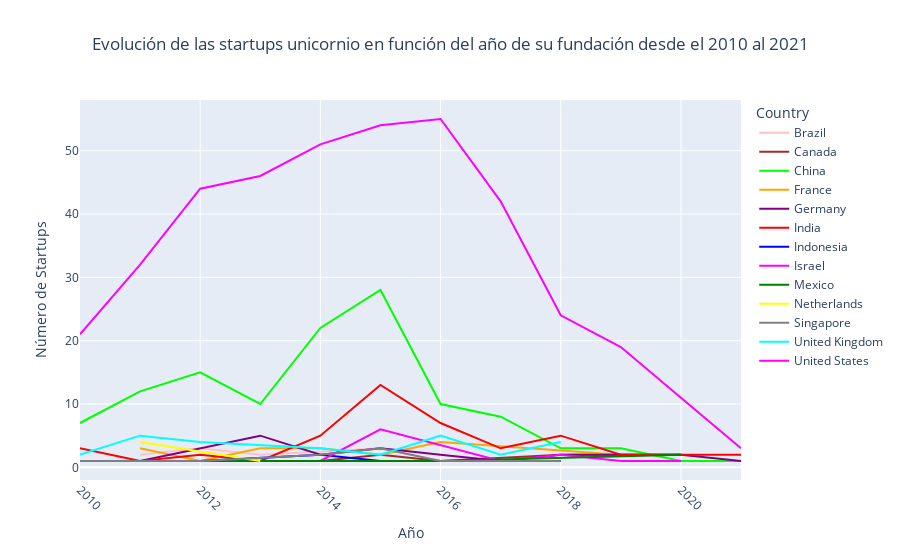

Notebook source saved alongside this figure:
### Code cell
# Convierte la columna "Founded Year" a valores numéricos
df_unicorns['Founded Year'] = pd.to_numeric(df_unicorns['Founded Year'], errors='coerce')

# Filtra unicornios creados a partir de 2010
df_unicorns_recent = df_unicorns[df_unicorns['Founded Year'] >= 2010]

# Crea un DataFrame con el recuento de unicornios por país
startup_counts = df_unicorns_recent.groupby(['Country']).size().reset_index(name='Count')

# Ordena el DataFrame por el número de startups de manera descendente
startup_counts = startup_counts.sort_values(by='Count', ascending=False)

# Selecciona los 13 países con más startups
top_13_countries = startup_counts.head(13)

# Crea un DataFrame con el recuento de unicornios por país y año
startup_counts = df_unicorns_recent.groupby(['Country', 'Founded Year']).size().reset_index(name='Count')

# Filtra las filas solo para los países que están en el top 13
startup_counts = startup_counts[startup_counts['Country'].isin(top_13_countries['Country'])]

# Define una paleta de colores personalizada
# colors = ['red', 'blue', 'green', 'orange', 'purple', 'pink', 'brown', 'cyan', 'magenta', 'yellow', 'gray', 'olive', 'lime']
colors = ['pink', 'brown', 'lime', 'orange', 'purple', 'red', 'blue', 'magenta', 'green', 'yellow', 'gray', 'cyan', 'magenta']


# Crea un gráfico de líneas con colores personalizados
fig = px.line(startup_counts, x='Founded Year', y='Count', color='Country',
              labels={'Founded Year': 'Año', 'Count': 'Número de Startups'},
              title='Evolución de Startups Unicornios en los 13 Países Principales a lo largo de los Años',
              color_discrete_sequence=colors)  # Especifica la secuencia de colores

# Añade rotación a las etiquetas del eje x
fig.update_xaxes(tickangle=45)
# Centra el título de la gráfica
fig.update_layout(title_text='Evolución de las startups unicornio en función del año de su fundación desde el 2010 al 2021', title_x=0.5)

# Muestra el gráfico
fig.show()

### Figure 1 — Plotly figure (JSON) as saved in the notebook; plotly's stock layout.template omitted (floating-point values rounded to 4 significant figures)
{"data": [{"hovertemplate": "Country=Brazil<br>Año=%{x}<br>Número de Startups=%{y}<extra></extra>", "legendgroup": "Brazil", "line": {"color": "pink", "dash": "solid"}, "marker": {"symbol": "circle"}, "mode": "lines", "name": "Brazil", "orientation": "v", "showlegend": true, "type": "scatter", "x": [2011, 2012, 2013, 2015, 2016, 2018], "xaxis": "x", "y": [2, 3, 2, 3, 1, 1], "yaxis": "y"}, {"hovertemplate": "Country=Canada<br>Año=%{x}<br>Número de Startups=%{y}<extra></extra>", "legendgroup": "Canada", "line": {"color": "brown", "dash": "solid"}, "marker": {"symbol": "circle"}, "mode": "lines", "name": "Canada", "orientation": "v", "showlegend": true, "type": "scatter", "x": [2010, 2011, 2014, 2015, 2016, 2018, 2020], "xaxis": "x", "y": [1, 1, 1, 2, 1, 2, 2], "yaxis": "y"}, {"hovertemplate": "Country=China<br>Año=%{x}<br>Número de Startups=%{y}<extra></extra>", "legendgroup": "China", "line": {"color": "lime", "dash": "solid"}, "marker": {"symbol": "circle"}, "mode": "lines", "name": "China", "orientation": "v", "showlegend": true, "type": "scatter", "x": [2010, 2011, 2012, 2013, 2014, 2015, 2016, 2017, 2018, 2019, 2020, 2021], "xaxis": "x", "y": [7, 12, 15, 10, 22, 28, 10, 8, 3, 3, 1, 1], "yaxis": "y"}, {"hovertemplate": "Country=France<br>Año=%{x}<br>Número de Startups=%{y}<extra></extra>", "legendgroup": "France", "line": {"color": "orange", "dash": "solid"}, "marker": {"symbol": "circle"}, "mode": "lines", "name": "France", "orientation": "v", "showlegend": true, "type": "scatter", "x": [2011, 2012, 2013, 2014, 2015, 2016, 2019], "xaxis": "x", "y": [3, 1, 3, 3, 2, 4, 2], "yaxis": "y"}, {"hovertemplate": "Country=Germany<br>Año=%{x}<br>Número de Startups=%{y}<extra></extra>", "legendgroup": "Germany", "line": {"color": "purple", "dash": "solid"}, "marker": {"symbol": "circle"}, "mode": "lines", "name": "Germany", "orientation": "v", "showlegend": true, "type": "scatter", "x": [2011, 2013, 2014, 2015, 2016, 2017, 2018, 2020, 2021], "xaxis": "x", "y": [1, 5, 2, 3, 2, 1, 2, 2, 1], "yaxis": "y"}, {"hovertemplate": "Country=India<br>Año=%{x}<br>Número de Startups=%{y}<extra></extra>", "legendgroup": "India", "line": {"color": "red", "dash": "solid"}, "marker": {"symbol": "circle"}, "mode": "lines", "name": "India", "orientation": "v", "showlegend": true, "type": "scatter", "x": [2010, 2011, 2012, 2013, 2014, 2015, 2016, 2017, 2018, 2019, 2021], "xaxis": "x", "y": [3, 1, 2, 1, 5, 13, 7, 3, 5, 2, 2], "yaxis": "y"}, {"hovertemplate": "Country=Indonesia<br>Año=%{x}<br>Número de Startups=%{y}<extra></extra>", "legendgroup": "Indonesia", "line": {"color": "blue", "dash": "solid"}, "marker": {"symbol": "circle"}, "mode": "lines", "name": "Indonesia", "orientation": "v", "showlegend": true, "type": "scatter", "x": [2012, 2014, 2015, 2017, 2018], "xaxis": "x", "y": [1, 2, 1, 1, 1], "yaxis": "y"}, {"hovertemplate": "Country=Israel<br>Año=%{x}<br>Número de Startups=%{y}<extra></extra>", "legendgroup": "Israel", "line": {"color": "magenta", "dash": "solid"}, "marker": {"symbol": "circle"}, "mode": "lines", "name": "Israel", "orientation": "v", "showlegend": true, "type": "scatter", "x": [2010, 2012, 2013, 2014, 2015, 2017, 2018, 2019, 2020], "xaxis": "x", "y": [1, 1, 1, 1, 6, 1, 2, 1, 1], "yaxis": "y"}, {"hovertemplate": "Country=Mexico<br>Año=%{x}<br>Número de Startups=%{y}<extra></extra>", "legendgroup": "Mexico", "line": {"color": "green", "dash": "solid"}, "marker": {"symbol": "circle"}, "mode": "lines", "name": "Mexico", "orientation": "v", "showlegend": true, "type": "scatter", "x": [2012, 2013, 2014, 2016, 2020], "xaxis": "x", "y": [1, 1, 1, 1, 2], "yaxis": "y"}, {"hovertemplate": "Country=Netherlands<br>Año=%{x}<br>Número de Startups=%{y}<extra></extra>", "legendgroup": "Netherlands", "line": {"color": "yellow", "dash": "solid"}, "marker": {"symbol": "circle"}, "mode": "lines", "name": "Netherlands", "orientation": "v", "showlegend": true, "type": "scatter", "x": [2011, 2013], "xaxis": "x", "y": [4, 1], "yaxis": "y"}, {"hovertemplate": "Country=Singapore<br>Año=%{x}<br>Número de Startups=%{y}<extra></extra>", "legendgroup": "Singapore", "line": {"color": "gray", "dash": "solid"}, "marker": {"symbol": "circle"}, "mode": "lines", "name": "Singapore", "orientation": "v", "showlegend": true, "type": "scatter", "x": [2010, 2011, 2012, 2014, 2015, 2016, 2018], "xaxis": "x", "y": [1, 1, 1, 2, 3, 1, 1], "yaxis": "y"}, {"hovertemplate": "Country=United Kingdom<br>Año=%{x}<br>Número de Startups=%{y}<extra></extra>", "legendgroup": "United Kingdom", "line": {"color": "cyan", "dash": "solid"}, "marker": {"symbol": "circle"}, "mode": "lines", "name": "United Kingdom", "orientation": "v", "showlegend": true, "type": "scatter", "x": [2010, 2011, 2012, 2014, 2015, 2016, 2017, 2018], "xaxis": "x", "y": [2, 5, 4, 3, 2, 5, 2, 4], "yaxis": "y"}, {"hovertemplate": "Country=United States<br>Año=%{x}<br>Número de Startups=%{y}<extra></extra>", "legendgroup": "United States", "line": {"color": "magenta", "dash": "solid"}, "marker": {"symbol": "circle"}, "mode": "lines", "name": "United States", "orientation": "v", "showlegend": true, "type": "scatter", "x": [2010, 2011, 2012, 2013, 2014, 2015, 2016, 2017, 2018, 2019, 2020, 2021], "xaxis": "x", "y": [21, 32, 44, 46, 51, 54, 55, 42, 24, 19, 11, 3], "yaxis": "y"}], "layout": {"legend": {"title": {"text": "Country"}, "tracegroupgap": 0}, "title": {"text": "Evolución de las startups unicornio en función del año de su fundación desde el 2010 al 2021", "x": 0.5}, "xaxis": {"anchor": "y", "domain": [0, 1], "tickangle": 45, "title": {"text": "Año"}}, "yaxis": {"anchor": "x", "domain": [0, 1], "title": {"text": "Número de Startups"}}}}
